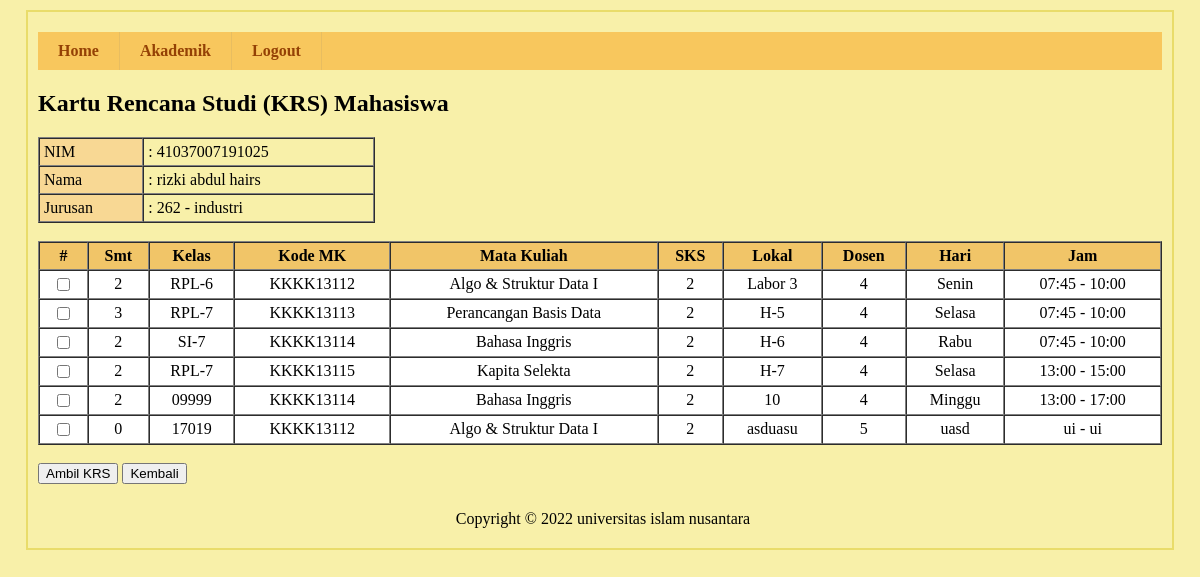
/sisfo-kampus/media.php?page=addkrs (signed in), run on the app's committed database.
### tables this page shows
CREATE TABLE `tbl_mahasiswa` (
  `no_bp` varchar(14) NOT NULL,
  `nama_mhs` varchar(50) NOT NULL,
  `jenis_kelamin` varchar(15) NOT NULL,
  `kd_kelas` varchar(5) NOT NULL,
  `kd_jurusan` varchar(5) NOT NULL,
  `username` varchar(100) NOT NULL,
  `password` varchar(100) NOT NULL,
  `foto` varchar(100) NOT NULL,
  `aktif` enum('Y','T') NOT NULL
);

CREATE TABLE `tbl_jurusan` (
  `kd_jurusan` varchar(5) NOT NULL,
  `nama_jurusan` varchar(20) NOT NULL,
  `aktif` enum('Y','T') NOT NULL
);

CREATE TABLE `tbl_jadwal` (
  `kd_jadwal` int(5) NOT NULL,
  `thn_akademik` varchar(5) DEFAULT NULL,
  `kd_dosen` varchar(5) DEFAULT NULL,
  `kd_jurusan` varchar(5) DEFAULT NULL,
  `kd_mk` varchar(15) DEFAULT NULL,
  `hari` varchar(10) DEFAULT NULL,
  `ruang` varchar(10) DEFAULT NULL,
  `smt` int(2) DEFAULT NULL,
  `kelas` varchar(20) DEFAULT NULL,
  `jam_mulai` varchar(5) DEFAULT NULL,
  `jam_selesai` varchar(5) DEFAULT NULL
);

CREATE TABLE `tbl_matakuliah` (
  `kd_mk` varchar(15) NOT NULL,
  `nama_mk` varchar(30) DEFAULT NULL,
  `SKS` int(2) DEFAULT NULL,
  `aktif` enum('Y','T') DEFAULT 'Y'
);

CREATE TABLE `tbl_dosen` (
  `kd_dosen` int(5) NOT NULL,
  `nama_dosen` varchar(50) DEFAULT NULL,
  `jenis_kelamin` varchar(15) DEFAULT NULL,
  `username` varchar(100) DEFAULT NULL,
  `password` varchar(100) DEFAULT NULL,
  `aktif` enum('Y','T') DEFAULT 'Y'
);

### sisfo-kampus/form/form-krs.php (the view, shortened to what this page needs)
<h2>Kartu Rencana Studi (KRS) Mahasiswa</h2>
<?php
include "koneksi.php";
$sql_edit = mysqli_query($conn,"SELECT * FROM tbl_mahasiswa WHERE no_bp='$_SESSION[no_bp]'");
$row =  mysqli_fetch_array($sql_edit);
$sql_edit1 = mysqli_query($conn,"SELECT * FROM tbl_jurusan WHERE kd_jurusan='$row[kd_jurusan]'");
$row1 =  mysqli_fetch_array($sql_edit1);
?>
<table width="30%" border="1" cellpadding="4" cellspacing="0">
   <tr>
      <td bgcolor='#f8d894'>NIM</td>
      <td>: <?php echo $row['no_bp']; ?></td>
   </tr>
   <tr>
      <td bgcolor='#f8d894'>Nama</td>
      <td>: <?php echo $row['nama_mhs']; ?></td>
   </tr>
   <tr>
      <td bgcolor='#f8d894'>Jurusan</td>
      <td>: <?php echo $row['kd_jurusan']; ?> - <?php echo $row1['nama_jurusan']; ?></td>
   </tr>
</table>
<br>
<form method='POST' action=''>
   <table width="100%" border="1" cellpadding="4" cellspacing="0">
      <tr bgcolor='#f1c568'>
         <th>#</th>
         <th>Smt</th>
         <th>Kelas</th>
         <th>Kode MK</th>
         <th>Mata Kuliah</th>
         <th>SKS</th>
         <th>Lokal</th>
         <th>Dosen</th>
         <th>Hari</th>
         <th>Jam</th>
      </tr>
      <?php
      include "koneksi.php";
      $sql = mysqli_query($conn,"SELECT * FROM tbl_jadwal
LEFT OUTER JOIN tbl_matakuliah ON(tbl_jadwal.kd_mk=tbl_matakuliah.kd_mk)
LEFT OUTER JOIN tbl_dosen ON(tbl_jadwal.kd_dosen=tbl_dosen.kd_dosen)
ORDER BY tbl_jadwal.kd_jadwal ASC");
      $no = 1;
      while ($row = mysqli_fetch_array($sql)) {
      ?>
         <tr bgcolor='#FFF'>
         <tr bgcolor='#FFF'>
            <td align='center'> <input type="checkbox" name="pilihan[]" value="<?php echo $no; ?>"> </td>
            <td align='center'> <?php echo $row['smt']; ?> </td>
            <td align='center'> <?php echo $row['kelas']; ?> </td>
            <td align='center'> <?php echo $row['kd_mk']; ?> </td>
            <td align='center'> <?php echo $row['nama_mk']; ?> </td>
            <td align='center'> <?php echo $row['SKS']; ?> </td>
            <td align='center'> <?php echo $row['ruang']; ?> </td>
            <td align='center'> <?php echo $row['kd_dosen']; ?> </td>
            <td align='center'> <?php echo $row['hari']; ?> </td>
            <td align='center'> <?php echo $row['jam_mulai']; ?> - <?php echo $row['jam_selesai']; ?> </td>
         </tr>
      <?php
         $no++;
      }
      ?>
   </table>
   <br>
   <button type="submit" name="simpan">Ambil KRS</button>
   <button type="button" onclick=window.location.href='./media.php?page=krs'>Kembali</button>
</form>

### sisfo-kampus/css/style.css (style rules this page uses)
body { background:#f8f0a9;margin:0;padding:0; }

### data on the page
tbl_mahasiswa: no_bp "41037007191025", nama_mhs "rizki abdul hairs", kd_jurusan "262"
tbl_jurusan: nama_jurusan "industri"
tbl_jadwal: smt "2", kelas "RPL-6", kd_mk.kd_mk "KKKK13112", kd_mk.nama_mk "Algo & Struktur Data I", kd_mk.SKS "2", ruang "Labor 3", kd_dosen.kd_dosen "4", hari "Senin", jam_mulai "07:45", jam_selesai "10:00"
tbl_jadwal: smt "3", kelas "RPL-7", kd_mk.kd_mk "KKKK13113", kd_mk.nama_mk "Perancangan Basis Data", kd_mk.SKS "2", ruang "H-5", kd_dosen.kd_dosen "4", hari "Selasa", jam_mulai "07:45", jam_selesai "10:00"
tbl_jadwal: smt "2", kelas "SI-7", kd_mk.kd_mk "KKKK13114", kd_mk.nama_mk "Bahasa Inggris", kd_mk.SKS "2", ruang "H-6", kd_dosen.kd_dosen "4", hari "Rabu", jam_mulai "07:45", jam_selesai "10:00"
tbl_jadwal: smt "2", kelas "RPL-7", kd_mk.kd_mk "KKKK13115", kd_mk.nama_mk "Kapita Selekta", kd_mk.SKS "2", ruang "H-7", kd_dosen.kd_dosen "4", hari "Selasa", jam_mulai "13:00", jam_selesai "15:00"
tbl_jadwal: smt "2", kelas "09999", kd_mk.kd_mk "KKKK13114", kd_mk.nama_mk "Bahasa Inggris", kd_mk.SKS "2", ruang "10", kd_dosen.kd_dosen "4", hari "Minggu", jam_mulai "13:00", jam_selesai "17:00"
tbl_jadwal: smt "0", kelas "17019", kd_mk.kd_mk "KKKK13112", kd_mk.nama_mk "Algo & Struktur Data I", kd_mk.SKS "2", ruang "asduasu", kd_dosen.kd_dosen "5", hari "uasd", jam_mulai "ui", jam_selesai "ui"
